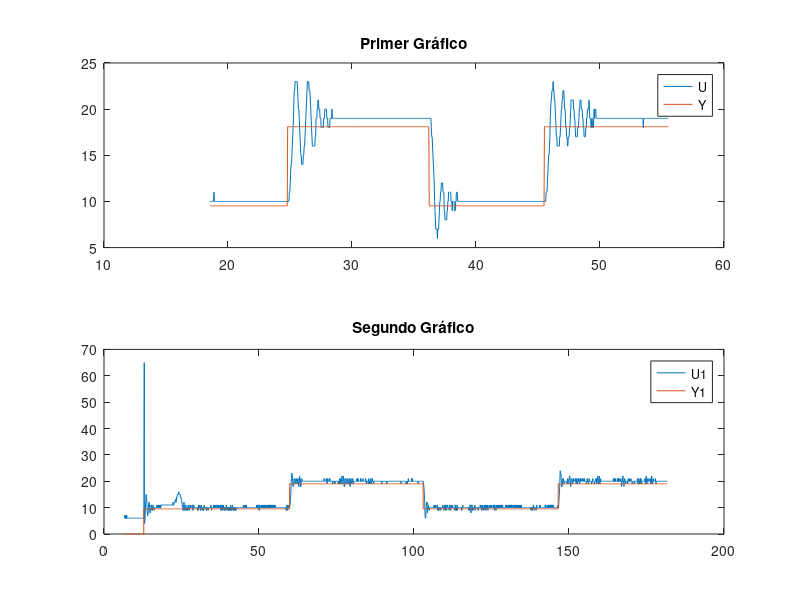

Reproduce this figure in MATLAB.
% Cargar datos para el primer gráfico
D = load("datos.txt");
T = D(:, 1);
U = D(:, 2);
Y = D(:, 3) / 14;
R = D(:, 4);

% Cargar datos para el segundo gráfico
D1 = load("datos3.txt");
T1 = D1(:, 1);
U1 = D1(:, 2);
Y1 = D1(:, 3) / 14;
R1 = D1(:, 4);

% Graficar en el primer gráfico
subplot(2, 1, 1);
plot(T, U);
hold on;
plot(T, Y);
%plot(T, R);
title('Primer Gráfico');
legend('U', 'Y', 'R');
hold off;

% Graficar en el segundo gráfico
subplot(2, 1, 2);
plot(T1, U1);
hold on;
plot(T1, Y1);
%plot(T1, R1);
title('Segundo Gráfico');
legend('U1', 'Y1', 'R1');
hold off;
